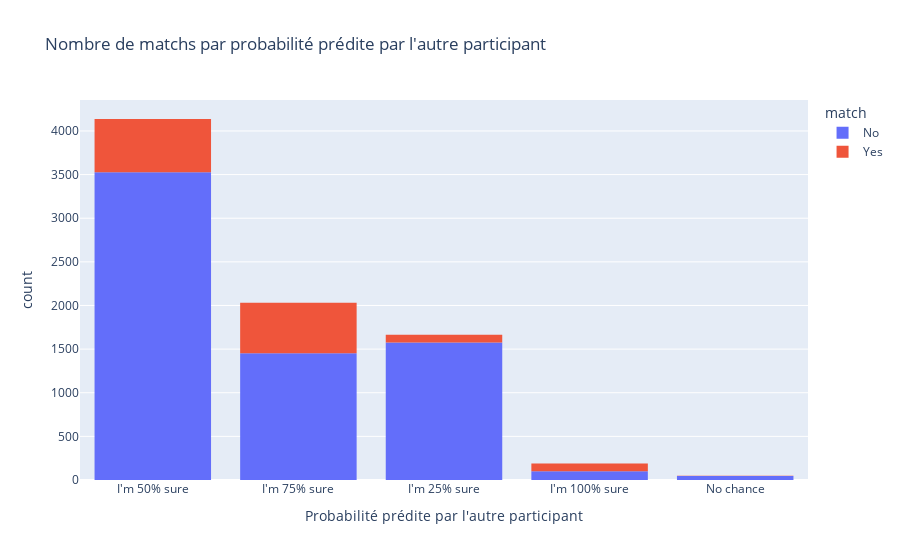

The code cell stored with this chart in its notebook:
### Code cell
fig = px.histogram(df_clean, x="prob", color="match",
                   title='Nombre de matchs par probabilité prédite par l\'autre participant',
                   nbins=30,
                   labels={'prob': 'Probabilité prédite par l\'autre participant', 'count': 'Nombre de matchs'})

fig.show()

### Figure 1 — Plotly figure (JSON) as saved in the notebook; plotly's stock layout.template omitted (floating-point values rounded to 4 significant figures; data arrays with more than 128 entries replaced by an {"elided": "..."} marker saying what was removed)
{"data": [{"alignmentgroup": "True", "bingroup": "x", "hovertemplate": "match=No<br>Probabilité prédite par l'autre participant=%{x}<br>count=%{y}<extra></extra>", "legendgroup": "No", "marker": {"color": "#636efa", "pattern": {"shape": ""}}, "name": "No", "nbinsx": 30, "offsetgroup": "No", "orientation": "v", "showlegend": true, "type": "histogram", "x": {"elided": "6998 str values"}, "xaxis": "x", "yaxis": "y"}, {"alignmentgroup": "True", "bingroup": "x", "hovertemplate": "match=Yes<br>Probabilité prédite par l'autre participant=%{x}<br>count=%{y}<extra></extra>", "legendgroup": "Yes", "marker": {"color": "#EF553B", "pattern": {"shape": ""}}, "name": "Yes", "nbinsx": 30, "offsetgroup": "Yes", "orientation": "v", "showlegend": true, "type": "histogram", "x": {"elided": "1380 str values"}, "xaxis": "x", "yaxis": "y"}], "layout": {"barmode": "relative", "legend": {"title": {"text": "match"}, "tracegroupgap": 0}, "title": {"text": "Nombre de matchs par probabilité prédite par l'autre participant"}, "xaxis": {"anchor": "y", "domain": [0, 1], "title": {"text": "Probabilité prédite par l'autre participant"}}, "yaxis": {"anchor": "x", "domain": [0, 1], "title": {"text": "count"}}}}
